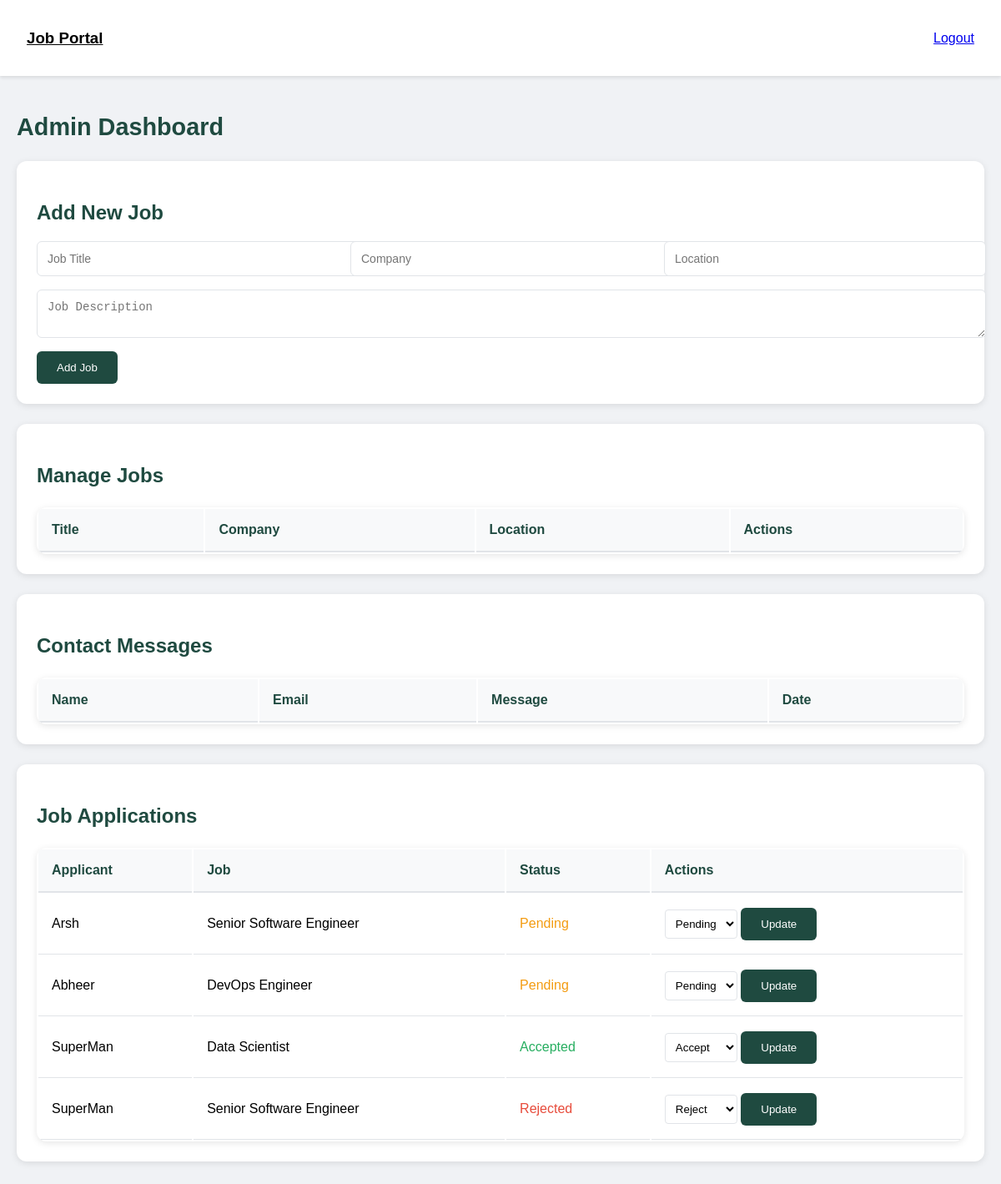
The page /admin/applications (signed in) on the database its author committed.
### app.py (models this page shows, shortened)
class JobApplication(db.Model):
    id = db.Column(db.Integer, primary_key=True)
    user_id = db.Column(db.Integer, db.ForeignKey('users.id'), nullable=False)
    job_id = db.Column(db.Integer, db.ForeignKey('job.id'), nullable=False)
    cover_letter = db.Column(db.Text, nullable=False)
    status = db.Column(db.String(20), default='Pending')  # Pending, Accepted, Rejected
    date_applied = db.Column(db.DateTime, default=datetime.utcnow)
    gender = db.Column(db.String(10))
    dob = db.Column(db.String(20))
    experience = db.Column(db.String(200))
    user = db.relationship('User', backref='applications')
    job = db.relationship('Job', backref='applications')

class User(db.Model, UserMixin):
    __tablename__ = "users"
    id = db.Column(db.Integer, primary_key=True)
    username = db.Column(db.String(100), nullable=False)
    email = db.Column(db.String(100), unique=True, nullable=False)
    password_hash = db.Column(db.String(200), nullable=False)
    mobile = db.Column(db.String(15), nullable=False)
    role = db.Column(db.String(10), nullable=False, default='user')

class Job(db.Model):
    id = db.Column(db.Integer, primary_key=True)
    title = db.Column(db.String(100), nullable=False)
    company = db.Column(db.String(100), nullable=False)
    experience = db.Column(db.String(20), nullable=False)
    salary = db.Column(db.String(50), nullable=True)
    location = db.Column(db.String(100), nullable=False)
    department = db.Column(db.String(100), nullable=False)
    company_type = db.Column(db.String(100), nullable=False)
    work_mode = db.Column(db.String(100), nullable=False)
    description = db.Column(db.Text, nullable=False)
    rating = db.Column(db.Float, nullable=True)
    reviews = db.Column(db.Integer, nullable=True)
    date_posted = db.Column(db.String(50), nullable=True)

### app.py (the view)
@app.route('/admin/applications')
@login_required
def view_applications():
    if current_user.role != 'admin':
        flash('Access denied: Admins only.', 'danger')
        return redirect(url_for('home'))
    applications = JobApplication.query.order_by(JobApplication.date_applied.desc()).all()
    return render_template('admin.html', applications=applications)

### app.py (called while the page is built)
@login_manager.user_loader
def load_user(user_id):
    return db.session.get(User,int(user_id))

### templates/admin.html (shortened to what this page needs)
<!DOCTYPE html>
<html lang="en">
<head>
    <link rel="stylesheet" href="{{ url_for('static', filename='admin.css') }}">
</head>
<body>
    <nav class="navbar">
        <div class="nav_wrapper">
            <div class="logo">
                <h3><a href="/">Job Portal</a></h3>
            </div>
            <div class="nav_link">
                <a href="/logout">Logout</a>
            </div>
        </div>
    </nav>
    <div class="container">
        <div class="job-listings">
            <h2>Admin Dashboard</h2>
            <div class="admin-card">
                <h3>Add New Job</h3>
                <form action="/admin/add-job" method="POST">
                    <div class="admin-form-row">
                        <input type="text" name="title" placeholder="Job Title" required>
                        <input type="text" name="company" placeholder="Company" required>
                        <input type="text" name="location" placeholder="Location" required>
                    </div>
                    <div class="admin-form-row">
                        <textarea name="description" placeholder="Job Description" required></textarea>
                    </div>
                    <button type="submit" class="btn">Add Job</button>
                </form>
            </div>
            <div class="admin-card">
                <h3>Manage Jobs</h3>
                <table class="admin-table">
                    <thead>
                        <tr>
                            <th>Title</th>
                            <th>Company</th>
                            <th>Location</th>
                            <th>Actions</th>
                        </tr>
                    </thead>
                </table>
            </div>
            <div class="admin-card">
                <h3>Contact Messages</h3>
                <table class="admin-table">
                    <thead>
                        <tr>
                            <th>Name</th>
                            <th>Email</th>
                            <th>Message</th>
                            <th>Date</th>
                        </tr>
                    </thead>
                </table>
            </div>
            <div class="admin-card">
                <h3>Job Applications</h3>
                <table class="admin-table">
                    <thead>
                        <tr>
                            <th>Applicant</th>
                            <th>Job</th>
                            <th>Status</th>
                            <th>Actions</th>
                        </tr>
                    </thead>
                    <tbody>
                        {% for application in applications %}
                        <tr>
                            <td>{{ application.user.username }}</td>
                            <td>{{ application.job.title }}</td>
                            <td class="status-{{ application.status.lower() }}">{{ application.status }}</td>
                            <td>
                                <form action="/admin/update-application/{{ application.id }}" method="POST" style="display: inline;">
                                    <select name="status">
                                        <option value="Pending" {% if application.status == 'Pending' %}selected{% endif %}>Pending</option>
                                        <option value="Accepted" {% if application.status == 'Accepted' %}selected{% endif %}>Accept</option>
                                        <option value="Rejected" {% if application.status == 'Rejected' %}selected{% endif %}>Reject</option>
                                    </select>
                                    <button type="submit" class="btn">Update</button>
                                </form>
                            </td>
                        </tr>
                        {% endfor %}
                    </tbody>
                </table>
            </div>
        </div>
    </div>
</body>
</html>

### static/admin.css (style rules this page uses)
body { background-color: #f0f2f5; margin: 0; padding: 0; font-family: Arial, sans-serif; }
.navbar { background: #ffffff !important; box-shadow: 0 2px 4px rgba(0,0,0,0.1); position: fixed; top: 0; left: 0; width: 100%; z-index: 1000; }
.nav_wrapper { display: flex; justify-content: space-between; align-items: center; padding: 1rem 2rem; max-width: 1200px; margin: 0 auto; }
.navbar .logo h3 a, .navbar .nav_link, .navbar .btn a { color: #000000 !important; }
.navbar .logo { color: #000000 !important; }
.container { max-width: 1200px; margin: 0 auto; padding: 0 20px; margin-top: 80px; }
.job-listings { padding: 2rem 0; background-color: #f0f2f5; }
.admin-card { background: #ffffff; border-radius: 12px; box-shadow: 0 2px 8px rgba(0,0,0,0.1); padding: 24px; margin-bottom: 24px; }
.admin-card h3 { color: #1f4a40; margin-bottom: 20px; font-size: 1.5rem; }
.admin-form-row { display: grid; grid-template-columns: repeat(auto-fit, minmax(200px, 1fr)); gap: 16px; margin-bottom: 16px; }
.admin-form-row input, .admin-form-row textarea { width: 100%; padding: 12px; border: 1px solid #e1e4e8; border-radius: 6px; font-size: 14px; }
.admin-table { width: 100%; background: #ffffff; border-radius: 12px; box-shadow: 0 2px 8px rgba(0,0,0,0.1); overflow: hidden; margin-top: 24px; }
.admin-table th { background: #f8f9fa; padding: 16px; text-align: left; font-weight: 600; color: #1f4a40; border-bottom: 2px solid #e1e4e8; }
.admin-table td { padding: 16px; border-bottom: 1px solid #e1e4e8; }
.btn { background: #1f4a40; color: white; border: none; padding: 12px 24px; border-radius: 6px; cursor: pointer; font-weight: 500; transition: background-color 0.2s; }
.status-pending { color: #f39c12; }
.status-accepted { color: #27ae60; }
.status-rejected { color: #e74c3c; }
select[name="status"] { padding: 8px; border-radius: 4px; border: 1px solid #e1e4e8; background: white; }
h2 { color: #1f4a40; margin-bottom: 24px; font-size: 1.8rem; }

### rows shown on the page
JobApplication: user.username "Arsh", job "Senior Software Engineer", status "Pending"
JobApplication: user.username "Abheer", job "DevOps Engineer", status "Pending"
JobApplication: user.username "SuperMan", job "Data Scientist", status "Accepted", status "Accept"
JobApplication: user.username "SuperMan", job "Senior Software Engineer", status "Rejected", status "Reject"
